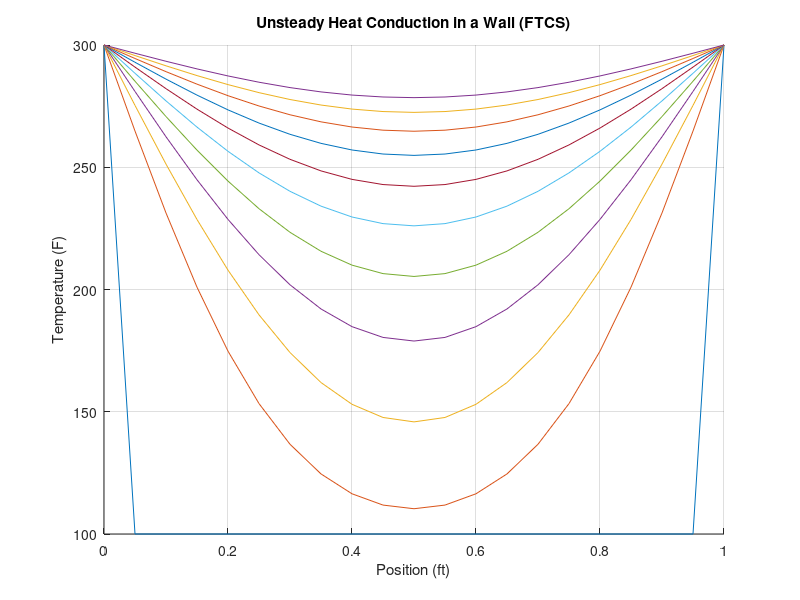

The MATLAB script that drew this image:
% Parameters
alpha = 0.1;        % ft^2/hr
L = 1.0;            % wall thickness in ft
Ti = 100.0;         % initial temperature
Ts = 300.0;         % boundary temperature
dx = 0.05;
dt = 0.005;         % time step in hours
Nx = L/dx;            % number of spatial steps
r = alpha * dt / dx^2;

% Stability check
if r > 0.5
    error("r must be <= 0.5 for stability. r = %.3f", r);
end

% Time steps
Nt = 500;           % number of time steps

% Initialize temperature array
T = ones(1, Nx+1) * Ti;
T(1) = Ts;
T(end) = Ts;

% Store temperature for plotting every 50 steps
T_record = T;       % first time step

% Time-stepping loop
for n = 1:Nt
    T_new = T;
    for i = 2:Nx
        T_new(i) = T(i) + r * (T(i+1) - 2*T(i) + T(i-1));
    end
    T = T_new;
    T(1) = Ts;
    T(end) = Ts;

    if mod(n, 50) == 0
        T_record = [T_record; T];  % append new row
    end
end

% Plotting
x = linspace(0, L, Nx+1);
figure;
hold on;
for k = 1:size(T_record, 1)
    plot(x, T_record(k, :));
end
xlabel('Position (ft)');
ylabel('Temperature (F)');
title('Unsteady Heat Conduction in a Wall (FTCS)');
grid on;
